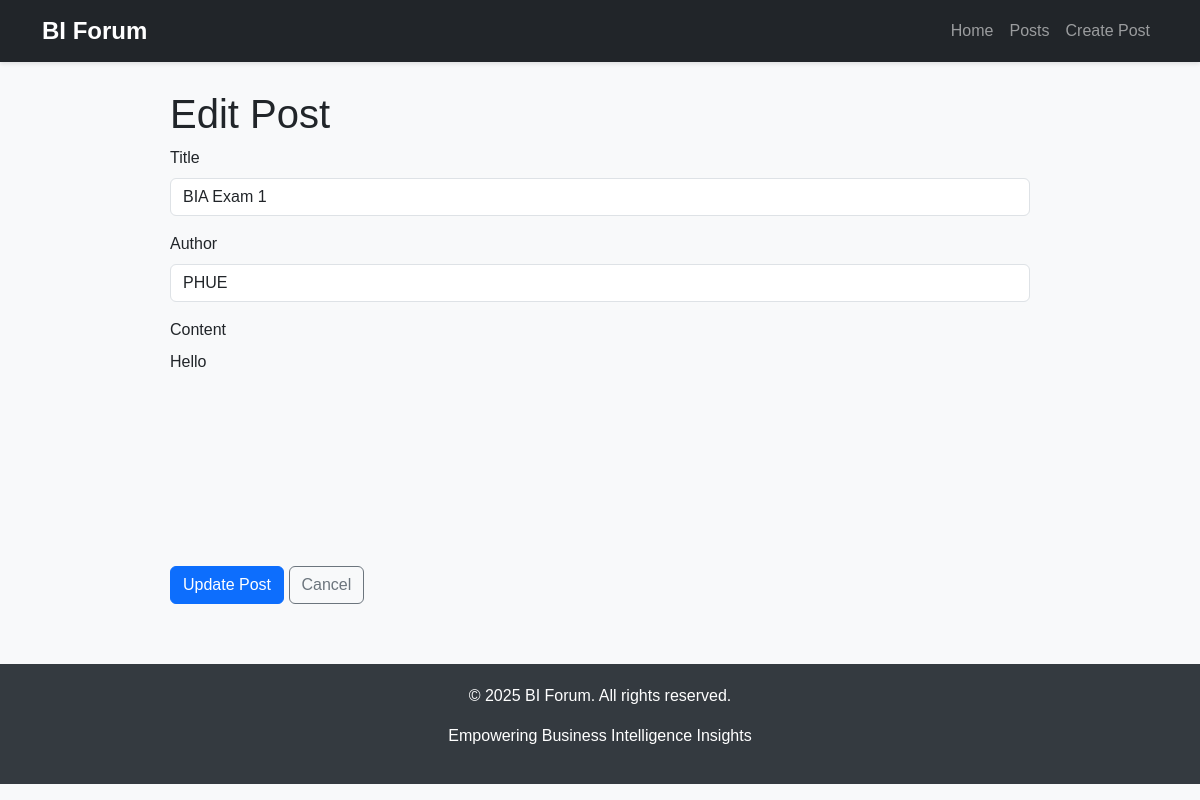
Screenshot of /edit/1 with the database file from the repository.
### app.py (models this page shows)
class Post(db.Model):
    id = db.Column(db.Integer, primary_key=True)
    title = db.Column(db.String(100), nullable=False)
    content = db.Column(db.Text, nullable=False)
    author = db.Column(db.String(50), nullable=False)
    created_at = db.Column(db.DateTime, default=datetime.utcnow)

### app.py (the view, shortened to what this page needs)
@app.route('/edit/<int:post_id>', methods=['GET', 'POST'])
def edit_post(post_id):
    post = Post.query.get_or_404(post_id)
    return render_template('edit_post.html', post=post)

### templates/edit_post.html (shortened to what this page needs)
{% extends "layout.html" %}
{% block content %}
<h1>Edit Post</h1>
<form method="POST" action="{{ url_for('edit_post', post_id=post.id) }}">
    <div class="mb-3">
        <label for="title" class="form-label">Title</label>
        <input type="text" class="form-control" id="title" name="title" value="{{ post.title }}" required>
    </div>
    <div class="mb-3">
        <label for="author" class="form-label">Author</label>
        <input type="text" class="form-control" id="author" name="author" value="{{ post.author }}" required>
    </div>
    <div class="mb-3">
        <label for="content" class="form-label">Content</label>
        <div id="editor" style="min-height: 200px;">{{ post.content | safe }}</div>
    </div>
    <button type="submit" class="btn btn-primary">Update Post</button>
    <a href="{{ url_for('post_detail', post_id=post.id) }}" class="btn btn-outline-secondary">Cancel</a>
</form>
{% endblock %}

### templates/layout.html (style rules this page uses)
body { padding-top: 70px; font-family: 'Arial', sans-serif; background-color: #f8f9fa; }

### rows the page displays
Post: title "BIA Exam 1", author "PHUE", content "Hello"
